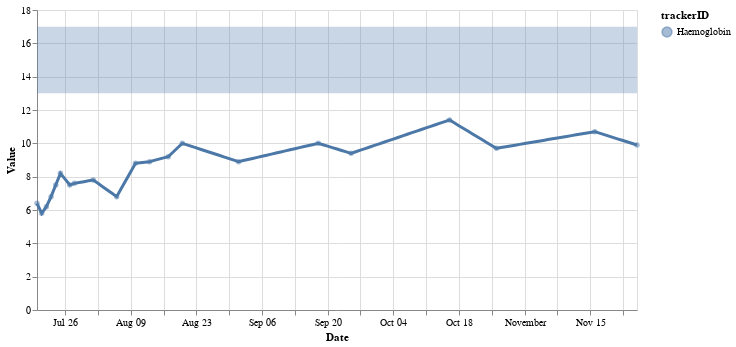

The notebook cell saved with this chart:
### Code cell
# multiIndex not supported by altair
source = df.reset_index()
# layer everything into one plot
alt.layer(points,lines,bound,data=source)

### Figure 1 — Vega-Lite specification as saved in the notebook (floating-point values rounded to 4 significant figures; data arrays with more than 128 entries replaced by an {"elided": "..."} marker saying what was removed)
{"config": {"view": {"continuousWidth": 400, "continuousHeight": 300}}, "layer": [{"mark": "circle", "encoding": {"color": {"type": "nominal", "field": "trackerID"}, "opacity": {"value": 0.5}, "x": {"type": "temporal", "field": "date", "title": "Date"}, "y": {"type": "quantitative", "field": "interpolated_value", "title": "Value"}}, "selection": {"selector001": {"type": "single", "on": "mouseover", "encodings": ["color"], "nearest": true}}, "transform": [{"filter": "(datum.trackerID === 'Haemoglobin')"}, {"filter": {"field": "value", "valid": true}}], "width": 600}, {"mark": "line", "encoding": {"color": {"type": "nominal", "field": "trackerID"}, "size": {"condition": {"value": 1, "selection": {"not": "selector001"}}, "value": 3}, "x": {"type": "temporal", "field": "date", "title": "Date"}, "y": {"type": "quantitative", "field": "interpolated_value", "title": "Value"}}, "transform": [{"filter": "(datum.trackerID === 'Haemoglobin')"}]}, {"mark": {"type": "rect", "color": "firebrick", "filled": true, "opacity": 0.3}, "encoding": {"color": {"type": "nominal", "field": "trackerID"}, "x": {"type": "temporal", "aggregate": "min", "field": "date"}, "x2": {"aggregate": "max", "field": "date"}, "y": {"type": "quantitative", "field": "LOWER"}, "y2": {"field": "UPPER"}}, "transform": [{"filter": "(datum.trackerID === 'Haemoglobin')"}]}], "data": {"name": "data-f763dbc1ee4018b89778c4c36213c658"}, "$schema": "https://vega.github.io/schema/vega-lite/v4.8.1.json", "datasets": {"data-f763dbc1ee4018b89778c4c36213c658": {"elided": "2967 records"}}}
